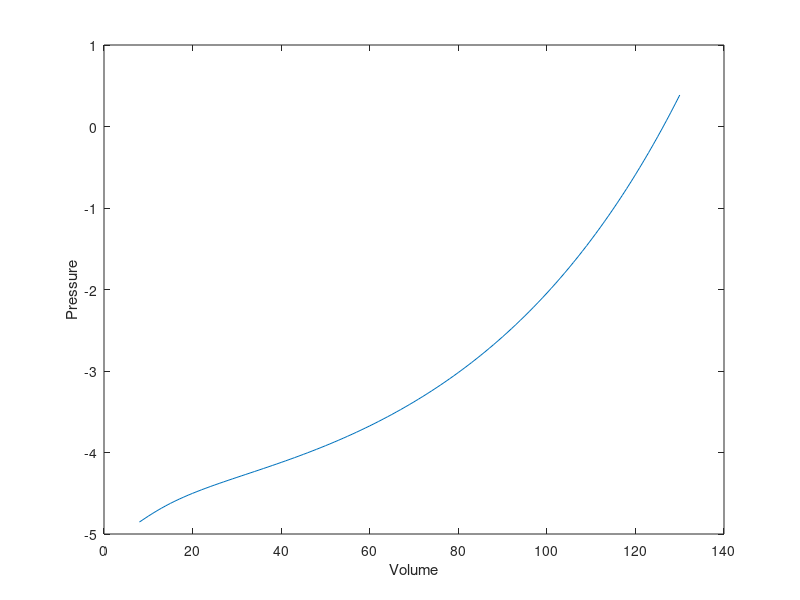

Recreate this plot in MATLAB. (Note: this script raises an error after producing the figure.)

X_0 = linspace(8,130,123);
P_0 = zeros(size(X_0));
[a,l_0] = size(X_0);
for j = 1:l_0 
    V_tv_0 = (X_0(j));
    sai_0 = 2/((exp(V_tv_0 /8)-1));
    P_tmtv_0 = -5 + 0.4* exp((V_tv_0/50) - sai_0);
    P_0(j) = P_tmtv_0 

end

X = linspace(130,350,220);
P_1 = zeros(size(X));
% V_tv = 135
[a,l] = size(X);
for i = 1:l 
    V_tv = (X(i));
    sai = 2/((exp(V_tv /8)-1));
    P_tmtv = 0.3855 + 0.15*(V_tv - 130) - sai;
    P_1(i) = P_tmtv; 

end

plot(X_0, P_0)
xlabel("Volume")
ylabel("Pressure")
hold on
xline(130)
plot(X,P_1)
xlabel("Volume")
ylabel("Pressure")
hold off
